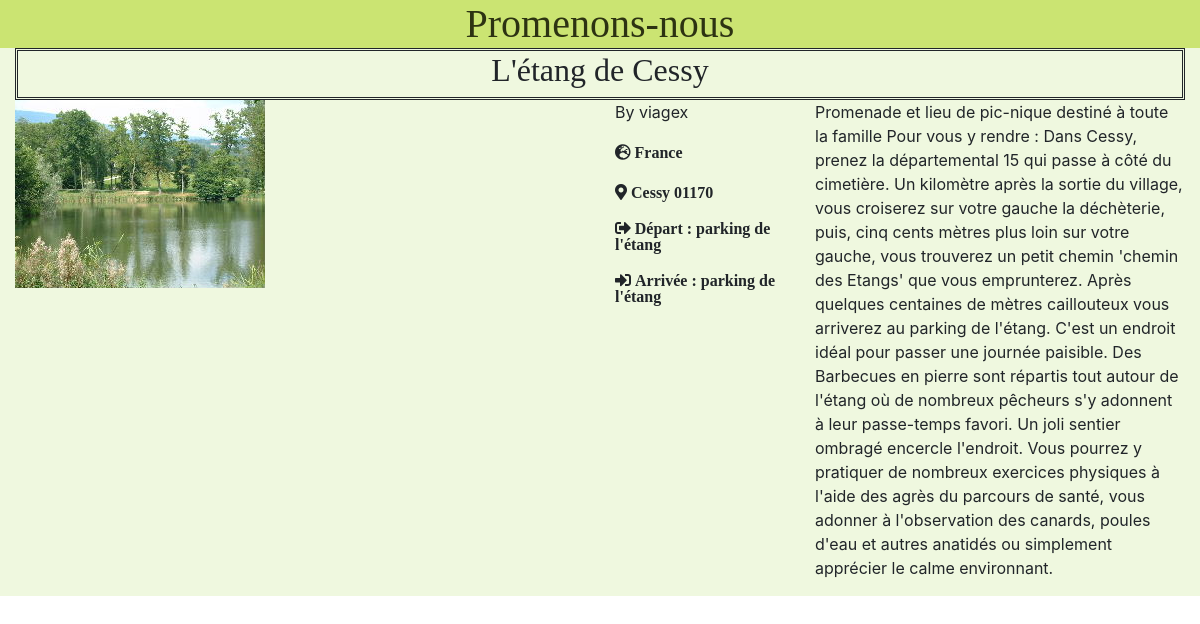
The page /promenade.php?id=1 on the database its author committed.
### tables this page shows
CREATE TABLE Promenade(
    ID INT(100) PRIMARY KEY AUTO_INCREMENT,
    titre varchar(255),
    auteur varchar(255),
    pays varchar(255),
    ville varchar(255),
    codePostal varchar(255),
    depart varchar(255),
    arrivee varchar(255),
    descr blob,
    photo varchar(255)
);

### classes/connexion.php (called while the page is built, shortened)
<?php
include "class_promenade.php";
class Connexion{
    private $connexion;
    public function __construct(){
        $dbName = "SitePromenade";
        $login = "adminPromenade";
        $pswd = "Pr0men@de";
        try{
            $this->connexion = new PDO(
                "mysql:host=localhost; dbname=$dbName; charset=utf8"
                , $login
                , $pswd);
        }catch(Exception $e){
            die("Erreur : ".$e->getMessage());
        }
    }
    public function getPromenadeById($id){
        $stmt = $this->connexion->prepare(
            "SELECT p.ID as id, p.titre, p.auteur, p.pays, p.ville, p.codePostal as zipCode, p.depart, p.arrivee, p.descr as description, p.photo
            FROM Promenade p WHERE p.ID = :idPromenade"
        );
        $stmt->execute(array("idPromenade"=>$id));
        $promenade = $stmt->fetchObject('Promenade');
        return $promenade;
    }
}
?>

### classes/class_promenade.php (called while the page is built, shortened)
<?php
class Promenade{
    private $id;
    private $titre;
    private $auteur;
    private $pays;
    private $ville;
    private $zipCode;
    private $depart;
    private $arrivee;
    private $description;
    private $photo;
    public function getId(){
        return $this->id;
    }
    public function getTitre(){
        return $this->titre;
    }
    public function getAuteur(){
        return $this->auteur;
    }
    public function getPays(){
        return $this->pays;
    }
    public function getVille(){
        return $this->ville;
    }
    public function getZipCode(){
        return $this->zipCode;
    }
    public function getDepart(){
        return $this->depart;
    }
    public function getArrivee(){
        return $this->arrivee;
    }
    public function getDescription(){
        return $this->description;
    }
    public function getPhoto(){
        return $this->photo;
    }
}
?>

### promenade.php (the view, shortened to what this page needs)
<!doctype html>
<?php
  require "classes/connexion.php";
  $appli = new Connexion();
?>
<html lang="fr">
  <head>
    <link rel="stylesheet" href="https://stackpath.bootstrapcdn.com/bootstrap/4.2.1/css/bootstrap.min.css">
    <link rel="stylesheet" href="https://use.fontawesome.com/releases/v5.7.0/css/all.css">
    <link rel="stylesheet" type="text/css" href="styles.css">
  </head>
  <body>
      <div class="container-fluid">
        <div class="row">
          <div class="col-12 title-section">
              <a href="index.php">
                <h1 class="title-text">Promenons-nous</h1>
              </a>
          </div>
        </div>
      </div>
      <?php
        $id = $_GET["id"];
        $promenade = $appli->getPromenadeById($id);
      ?>
        <div class="container-fluid page-background">
            <div class="titre-promenade">
                <h2><?php echo $promenade->getTitre(); ?></h2>
            </div>
           <div class="row">
               <div class="col-sm-12 col-lg-6">
                    <img class="image-promenade" src="<?php echo $promenade->getPhoto(); ?>" alt="Photo promenade numéro <?php echo $promenade->getId(); ?>"/>
               </div>
               <div class="col-sm-12 col-lg-6">
                   <div class="row">
                       <div class="col-sm-12 col-md-4">
                           <p>By <?php echo $promenade->getAuteur(); ?></p>
                           <p><i class="fas fa-globe-europe"> <span>  <?php echo $promenade->getPays(); ?></span></i> </p>
                           <p><i class="fas fa-map-marker-alt"> <span>  <?php echo $promenade->getVille()." ".$promenade->getZipCode(); ?></span></i> </p>
                           <p><i class="fas fa-sign-out-alt"> <span>  <?php echo "Départ : ".$promenade->getDepart(); ?></span></i> </p>
                           <p><i class="fas fa-sign-in-alt"> <span>  <?php echo "Arrivée : ".$promenade->getArrivee(); ?></span></i> </p>
                       </div>
                       <div class="col-sm-12 col-md-8">
                           <p><?php echo $promenade->getDescription(); ?></p>
                       </div>
                   </div>
               </div>
           </div>
        </div>
  </body>
</html>

### styles.css (style rules this page uses)
.title-section { background-color: rgb(203, 228, 114); width: 100%; }
.title-text { margin: auto; color: rgb(45, 51, 18); text-align: center; font-family: fantasy; }
.titre-promenade { margin: auto; text-align: center; font-family: fantasy; border-style: double; }
.image-promenade { max-width: 100%; max-height: 100%; }
.page-background { background-color: rgba(206, 235, 160, 0.336); }

### rows shown on the page
promenade: titre "L'étang de Cessy", photo (picture), auteur "viagex", pays "France", ville "Cessy", codePostal "01170", depart "parking de l'étang", arrivee "parking de l'étang", descr "Promenade et lieu de pic-nique destiné à toute la famille Pour vous y rendre : Dans Cessy, prenez la départemental 15 qui passe à côté du cimetière. Un kilomètre après la sortie du village, vous croiserez sur votre gauche la déchèterie, puis, cinq cents mètres plus loin sur votre gauche, vous trouverez un petit chemin 'chemin des Etangs' que vous emprunterez. Après quelques centaines de mètres caillouteux vous arriverez au parking de l'étang. C'est un endroit idéal pour passer une journée paisible. Des Barbecues en pierre sont répartis tout autour de l'étang où de nombreux pêcheurs s'y adonnent à leur passe-temps favori. Un joli sentier ombragé encercle l'endroit. Vous pourrez y pratiquer…"
